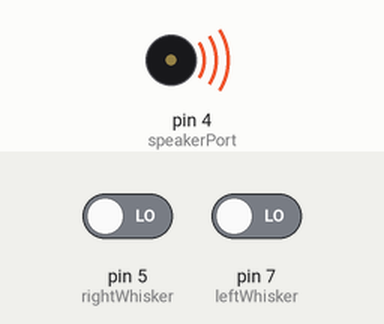
This sketch was run on a simulated Arduino Uno, built with avr-gcc and run on an emulated ATmega328P. Shown: buzzer (waves = sounding). The inputs (shaded band) are chosen by the test bench; at power-on: pin 5 (rightWhisker) LOW, pin 7 (leftWhisker) LOW.

Above: at 2.2 s.
2.3 s: pin 5 (rightWhisker) driven HIGH and pin 7 (leftWhisker) driven HIGH
At 3.4 s:
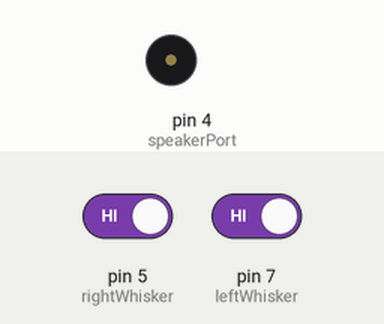
3.8 s: pin 5 (rightWhisker) driven LOW
At 4.5 s:
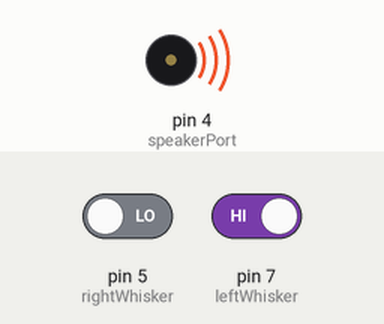
5.3 s: pin 5 (rightWhisker) driven HIGH
At 5.7 s:
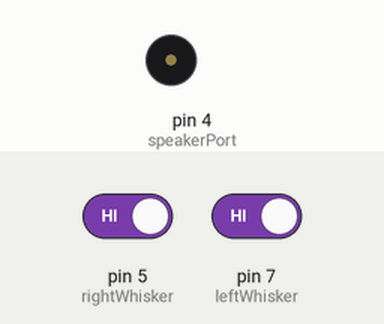
Timing chart, 0 to 8.3 s (numbered marks = the images above; inputs shaded):
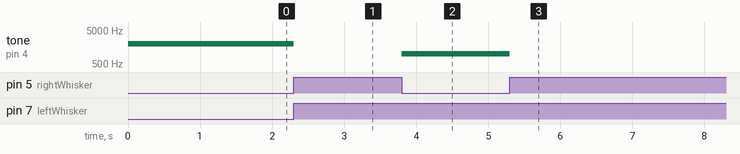

Measured:
- after the input at 2.3 s, tone on pin 4 (speakerPort): 2000 Hz → silent at once
- after the input at 3.8 s, tone on pin 4 (speakerPort): silent → 1000 Hz at once
- after the input at 5.3 s, tone on pin 4 (speakerPort): 1000 Hz → silent at once

The sketch:

VacuumPseudocodingStart.ino
```cpp
// ShieldBot Navigation with Whiskers
// Robot plays different tones based on whether
// both, one, or neither of the whiskers are pressed in.

/*
 * Remplacer les #define avec des variables et des fonctions
 * Renommer certaines des données liées aux moustaches.
 * Modification par : M. Crowley, 2023-03
 */

// Variables and functions for storing whisker data to improve code readibility
int leftWhisker = 7;
int rightWhisker = 5;
int rightWhiskerState() {
  return digitalRead(leftWhisker);
}
int leftWhiskerState() {
  return digitalRead(rightWhisker);
}
int pressed = 0;
int released = 1;

// Variable for storing speaker port
int speakerPort = 4;

void setup()                                 // Built-in setup() initialization function runs once
{
  pinMode(leftWhisker, INPUT);               // Set right whisker as input
  pinMode(rightWhisker, INPUT);              // Set left whisker as input

  tone(speakerPort, 2000, 1000);             // Play tone for 1 second
  delay(1000);                               // Delay for tone to finish
}

void loop()                                  // Built-in loop repeats forever after setup() function finishes
{
  if (leftWhiskerState() == pressed && rightWhiskerState() == pressed) {  // If both whiskers are pressed...
    tone(speakerPort, 2000);
  } else if (leftWhiskerState() == pressed) {    // If only left whisker is pressed...
    tone(speakerPort, 1000);
  } else if (rightWhiskerState() == pressed) {     // If only right whisker contact...
    tone(speakerPort, 500);
  } else {                                   // Else (no whisker is pressed)...
    noTone(speakerPort);
  }
}
```
